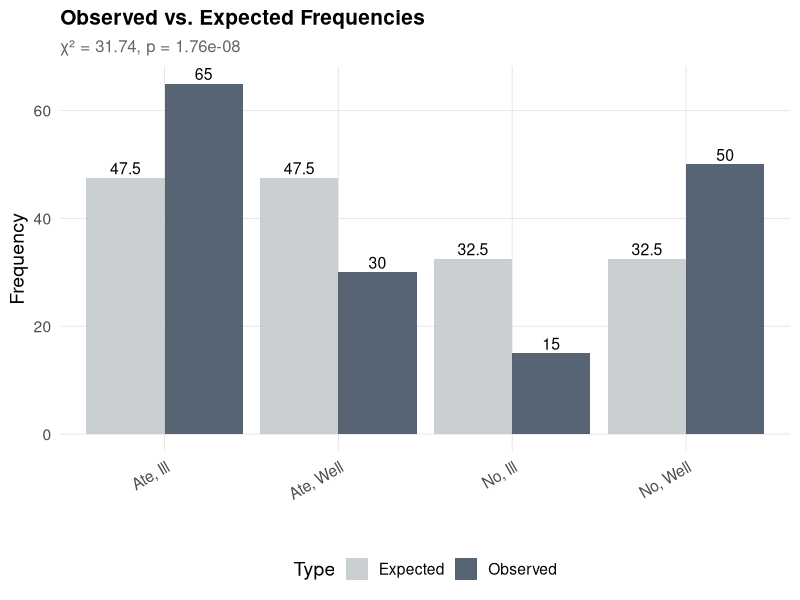
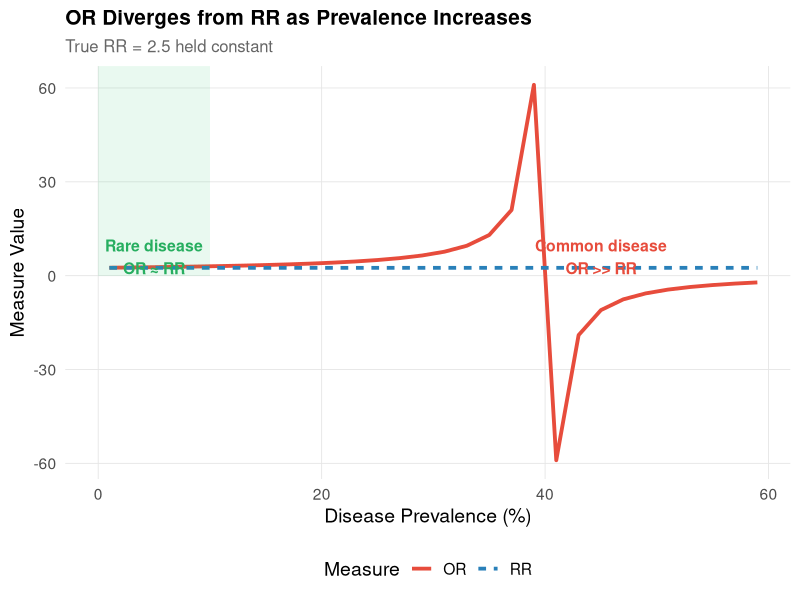
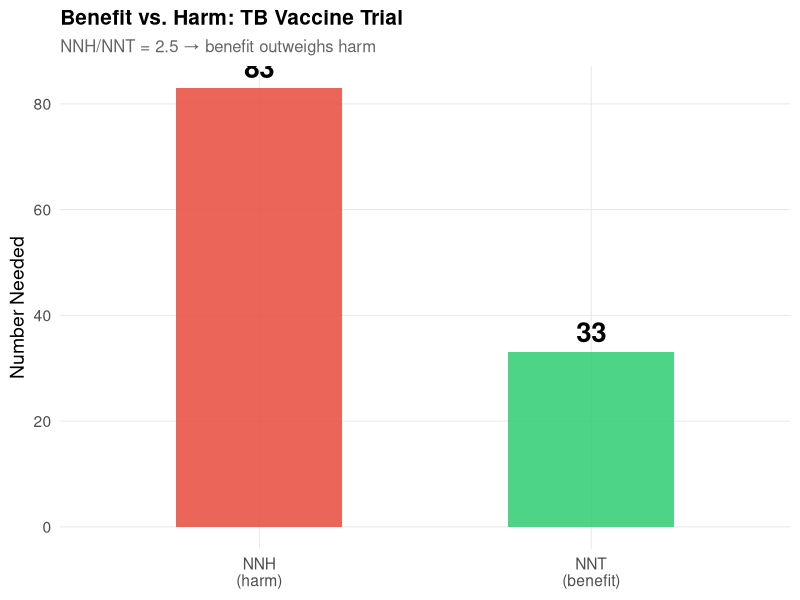

These charts were generated, in order, by the following R code:
## ---- chunk 1
#| label: setup
#| include: false
library(tidyverse)
library(kableExtra)
library(patchwork)
library(scales)
library(vcd)
set.seed(42)

theme_clean <- function() {
  theme_minimal(base_size = 14) +
  theme(
    plot.title = element_text(face = "bold", size = 15),
    plot.subtitle = element_text(size = 12, color = "gray40"),
    panel.grid.minor = element_blank(),
    panel.grid.major = element_line(color = "gray90", linewidth = 0.3),
    legend.position = "bottom"
  )
}
## ---- chunk 2
#| fig-width: 10
#| fig-height: 5

a <- 65; b <- 30; c <- 15; d <- 50; N <- 160

E_ab <- (80 * 95) / 160  # expected: ill + biryani
chi_sq <- (N * (a*d - b*c)^2) / ((a+b) * (c+d) * (a+c) * (b+d))
p_val <- 1 - pchisq(chi_sq, df = 1)

freq_data <- data.frame(
  Category = c("Ate, Ill", "Ate, Well", "No, Ill", "No, Well"),
  Observed = c(65, 30, 15, 50),
  Expected = c((80*95)/160, (80*95)/160, (80*65)/160, (80*65)/160)
)

freq_long <- freq_data %>%
  pivot_longer(cols = c("Observed", "Expected"),
               names_to = "Type", values_to = "Freq")

ggplot(freq_long, aes(x = Category, y = Freq, fill = Type)) +
  geom_col(position = "dodge", alpha = 0.8) +
  geom_text(aes(label = round(Freq, 1)),
            position = position_dodge(0.9), vjust = -0.3, size = 4) +
  scale_fill_manual(values = c("Observed" = "#2c3e50", "Expected" = "#bdc3c7")) +
  labs(title = "Observed vs. Expected Frequencies",
       subtitle = paste0("χ² = ", round(chi_sq, 2), ", p = ",
                        format(p_val, digits = 3, scientific = TRUE)),
       x = "", y = "Frequency") +
  theme_clean() +
  theme(axis.text.x = element_text(angle = 30, hjust = 1))
## ---- chunk 3
small <- matrix(c(8, 2, 3, 12), nrow = 2, byrow = TRUE)
dimnames(small) <- list(
  c("Waded in floodwater", "Did not wade"),
  c("Leptospirosis", "Healthy")
)
ft <- fisher.test(small)

kable(small, format = "html") %>%
  kable_styling(full_width = FALSE, bootstrap_options = c("bordered"))
## ---- chunk 4
measures <- tibble(
  Measure = c("Relative Risk (RR)", "Odds Ratio (OR)",
              "ARR", "RRR", "NNT", "NNH", "AR", "PAR"),
  `In Words` = c(
    "Risk in Exposed ÷ Risk in Unexposed",
    "Odds in Exposed ÷ Odds in Unexposed",
    "Risk in Control − Risk in Treatment",
    "ARR ÷ Risk in Control",
    "1 ÷ ARR (treat how many to save one?)",
    "1 ÷ Absolute Risk of Harm",
    "Risk in Exposed − Risk in Unexposed",
    "Fraction of population disease due to exposure"
  ),
  `Cell Notation` = c("a/(a+b) ÷ c/(c+d)", "ad / bc",
              "Rc − Rt", "ARR / Rc",
              "1 / ARR", "1 / ARH",
              "Re − Ru", "Pe(RR−1) / [Pe(RR−1)+1]"),
  Use = c("Cohort", "Case-control",
          "Trials", "Trials",
          "Clinical", "Safety",
          "Individual", "Public health")
)

kable(measures, format = "html") %>%
  kable_styling(full_width = TRUE, bootstrap_options = c("bordered", "hover")) %>%
  row_spec(0, bold = TRUE, background = "#1e3a5f", color = "white") %>%
  column_spec(1, bold = TRUE)
## ---- chunk 5
risk_exp   <- a / (a + b)
risk_unexp <- c / (c + d)
RR <- risk_exp / risk_unexp
## ---- chunk 6
OR <- (a * d) / (b * c)
## ---- chunk 7
#| fig-width: 10
#| fig-height: 5

prev_range <- seq(0.01, 0.60, by = 0.02)
rr_val <- 2.5
or_vals <- rr_val * ((1 - prev_range) / (1 - prev_range * rr_val))

df_or_rr <- data.frame(
  Prevalence = prev_range * 100,
  RR = rr_val,
  OR = or_vals
) %>%
  pivot_longer(cols = c("RR", "OR"), names_to = "Measure", values_to = "Value")

ggplot(df_or_rr, aes(x = Prevalence, y = Value, color = Measure,
                      linetype = Measure)) +
  geom_line(linewidth = 1.3) +
  scale_color_manual(values = c("RR" = "#2980b9", "OR" = "#e74c3c")) +
  annotate("rect", xmin = 0, xmax = 10, ymin = 0, ymax = Inf,
           alpha = 0.1, fill = "#2ecc71") +
  annotate("text", x = 5, y = 6, label = "Rare disease\nOR ≈ RR",
           fontface = "bold", color = "#27ae60", size = 4) +
  annotate("text", x = 45, y = 6, label = "Common disease\nOR >> RR",
           fontface = "bold", color = "#e74c3c", size = 4) +
  labs(title = "OR Diverges from RR as Prevalence Increases",
       subtitle = "True RR = 2.5 held constant",
       x = "Disease Prevalence (%)", y = "Measure Value") +
  theme_clean()
## ---- chunk 8
ln_OR <- log(OR)
se_ln_OR <- sqrt(1/a + 1/b + 1/c + 1/d)
or_ci <- exp(ln_OR + c(-1, 1) * 1.96 * se_ln_OR)
## ---- chunk 9
#| fig-width: 10
#| fig-height: 5

nnt_nnh <- tibble(
  Measure = c("NNT\n(benefit)", "NNH\n(harm)"),
  Value = c(33, 83),
  Color = c("#2ecc71", "#e74c3c")
)

ggplot(nnt_nnh, aes(x = Measure, y = Value, fill = Color)) +
  geom_col(width = 0.5, alpha = 0.85) +
  geom_text(aes(label = Value), vjust = -0.5, size = 7, fontface = "bold") +
  scale_fill_identity() +
  labs(title = "Benefit vs. Harm: TB Vaccine Trial",
       subtitle = "NNH/NNT = 2.5 → benefit outweighs harm",
       y = "Number Needed") +
  theme_clean() +
  theme(axis.title.x = element_blank())
## ---- chunk 10
guide <- tibble(
  Scenario = c("2 independent groups, expected freq ≥ 5",
               "2 independent groups, expected freq < 5",
               "Paired / before–after",
               "Cohort study → risk measure",
               "Case-control study → association measure",
               "Clinical impact of treatment"),
  Test = c("Chi-square test",
           "Fisher's exact test",
           "McNemar's test",
           "Relative Risk (RR)",
           "Odds Ratio (OR)",
           "ARR, RRR, NNT, NNH")
)

kable(guide, col.names = c("Scenario", "Test / Measure"),
      format = "html") %>%
  kable_styling(full_width = TRUE, bootstrap_options = c("bordered", "hover")) %>%
  row_spec(0, bold = TRUE, background = "#1e3a5f", color = "white") %>%
  column_spec(1, bold = TRUE, width = "55%") %>%
  column_spec(2, bold = TRUE, color = "#2c3e50")
